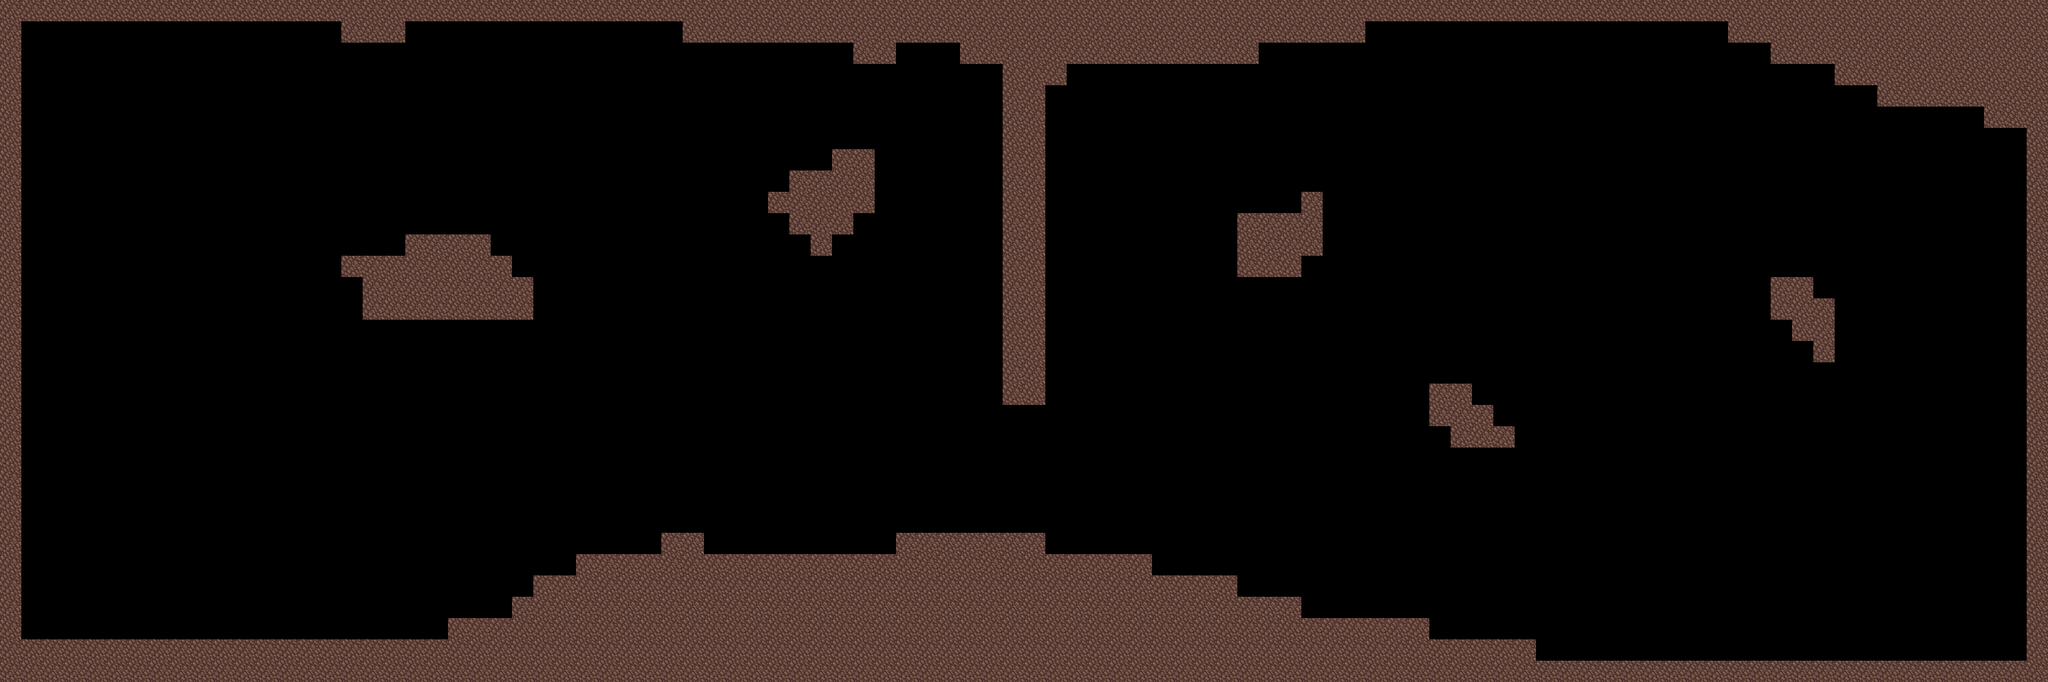

This game map was drawn from its Tiled (.tmx) file and the tilesets committed beside it. A one-line description and the full map source follow:
An orthogonal 96x32 tile map with 32x32 px tiles, 1 tile layer (Level) and 3 objects (StartPos).

<map version="1.0" tiledversion="1.1.3" orientation="orthogonal" renderorder="right-down" width="96" height="32" tilewidth="32" tileheight="32" infinite="0" nextobjectid="7">
 <tileset firstgid="1" source="../Tileset/tileset.tsx" />
 <layer name="Level" width="96" height="32">
  <data encoding="csv">
3,3,3,3,3,3,3,3,3,3,3,3,3,3,3,3,3,3,3,3,3,3,3,3,3,3,3,3,3,3,3,3,3,3,3,3,3,3,3,3,3,3,3,3,3,3,3,3,3,3,3,3,3,3,3,3,3,3,3,3,3,3,3,3,3,3,3,3,3,3,3,3,3,3,3,3,3,3,3,3,3,3,3,3,3,3,3,3,3,3,3,3,3,3,3,3,
3,0,0,0,0,0,0,0,0,0,0,0,0,0,0,0,3,3,3,0,0,0,0,0,0,0,0,0,0,0,0,0,3,3,3,3,3,3,3,3,3,3,3,3,3,3,3,3,3,3,3,3,3,3,3,3,3,3,3,3,3,3,3,3,0,0,0,0,0,0,0,0,0,0,0,0,0,0,0,0,0,3,3,3,3,3,3,3,3,3,3,3,3,3,3,3,
3,0,0,0,0,0,0,0,0,0,0,0,0,0,0,0,0,0,0,0,0,0,0,0,0,0,0,0,0,0,0,0,0,0,0,0,0,0,0,0,3,3,0,0,0,3,3,3,3,3,3,3,3,3,3,3,3,3,3,0,0,0,0,0,0,0,0,0,0,0,0,0,0,0,0,0,0,0,0,0,0,0,0,3,3,3,3,3,3,3,3,3,3,3,3,3,
3,0,0,0,0,0,0,0,0,0,0,0,0,0,0,0,0,0,0,0,0,0,0,0,0,0,0,0,0,0,0,0,0,0,0,0,0,0,0,0,0,0,0,0,0,0,0,3,3,3,0,0,0,0,0,0,0,0,0,0,0,0,0,0,0,0,0,0,0,0,0,0,0,0,0,0,0,0,0,0,0,0,0,0,0,0,3,3,3,3,3,3,3,3,3,3,
3,0,0,0,0,0,0,0,0,0,0,0,0,0,0,0,0,0,0,0,0,0,0,0,0,0,0,0,0,0,0,0,0,0,0,0,0,0,0,0,0,0,0,0,0,0,0,3,3,0,0,0,0,0,0,0,0,0,0,0,0,0,0,0,0,0,0,0,0,0,0,0,0,0,0,0,0,0,0,0,0,0,0,0,0,0,0,0,3,3,3,3,3,3,3,3,
3,0,0,0,0,0,0,0,0,0,0,0,0,0,0,0,0,0,0,0,0,0,0,0,0,0,0,0,0,0,0,0,0,0,0,0,0,0,0,0,0,0,0,0,0,0,0,3,3,0,0,0,0,0,0,0,0,0,0,0,0,0,0,0,0,0,0,0,0,0,0,0,0,0,0,0,0,0,0,0,0,0,0,0,0,0,0,0,0,0,0,0,0,3,3,3,
3,0,0,0,0,0,0,0,0,0,0,0,0,0,0,0,0,0,0,0,0,0,0,0,0,0,0,0,0,0,0,0,0,0,0,0,0,0,0,0,0,0,0,0,0,0,0,3,3,0,0,0,0,0,0,0,0,0,0,0,0,0,0,0,0,0,0,0,0,0,0,0,0,0,0,0,0,0,0,0,0,0,0,0,0,0,0,0,0,0,0,0,0,0,0,3,
3,0,0,0,0,0,0,0,0,0,0,0,0,0,0,0,0,0,0,0,0,0,0,0,0,0,0,0,0,0,0,0,0,0,0,0,0,0,0,3,3,0,0,0,0,0,0,3,3,0,0,0,0,0,0,0,0,0,0,0,0,0,0,0,0,0,0,0,0,0,0,0,0,0,0,0,0,0,0,0,0,0,0,0,0,0,0,0,0,0,0,0,0,0,0,3,
3,0,0,0,0,0,0,0,0,0,0,0,0,0,0,0,0,0,0,0,0,0,0,0,0,0,0,0,0,0,0,0,0,0,0,0,0,3,3,3,3,0,0,0,0,0,0,3,3,0,0,0,0,0,0,0,0,0,0,0,0,0,0,0,0,0,0,0,0,0,0,0,0,0,0,0,0,0,0,0,0,0,0,0,0,0,0,0,0,0,0,0,0,0,0,3,
3,0,0,0,0,0,0,0,0,0,0,0,0,0,0,0,0,0,0,0,0,0,0,0,0,0,0,0,0,0,0,0,0,0,0,0,3,3,3,3,3,0,0,0,0,0,0,3,3,0,0,0,0,0,0,0,0,0,0,0,0,3,0,0,0,0,0,0,0,0,0,0,0,0,0,0,0,0,0,0,0,0,0,0,0,0,0,0,0,0,0,0,0,0,0,3,
3,0,0,0,0,0,0,0,0,0,0,0,0,0,0,0,0,0,0,0,0,0,0,0,0,0,0,0,0,0,0,0,0,0,0,0,0,3,3,3,0,0,0,0,0,0,0,3,3,0,0,0,0,0,0,0,0,0,3,3,3,3,0,0,0,0,0,0,0,0,0,0,0,0,0,0,0,0,0,0,0,0,0,0,0,0,0,0,0,0,0,0,0,0,0,3,
3,0,0,0,0,0,0,0,0,0,0,0,0,0,0,0,0,0,0,3,3,3,3,0,0,0,0,0,0,0,0,0,0,0,0,0,0,0,3,0,0,0,0,0,0,0,0,3,3,0,0,0,0,0,0,0,0,0,3,3,3,3,0,0,0,0,0,0,0,0,0,0,0,0,0,0,0,0,0,0,0,0,0,0,0,0,0,0,0,0,0,0,0,0,0,3,
3,0,0,0,0,0,0,0,0,0,0,0,0,0,0,0,3,3,3,3,3,3,3,3,0,0,0,0,0,0,0,0,0,0,0,0,0,0,0,0,0,0,0,0,0,0,0,3,3,0,0,0,0,0,0,0,0,0,3,3,3,0,0,0,0,0,0,0,0,0,0,0,0,0,0,0,0,0,0,0,0,0,0,0,0,0,0,0,0,0,0,0,0,0,0,3,
3,0,0,0,0,0,0,0,0,0,0,0,0,0,0,0,0,3,3,3,3,3,3,3,3,0,0,0,0,0,0,0,0,0,0,0,0,0,0,0,0,0,0,0,0,0,0,3,3,0,0,0,0,0,0,0,0,0,0,0,0,0,0,0,0,0,0,0,0,0,0,0,0,0,0,0,0,0,0,0,0,0,0,3,3,0,0,0,0,0,0,0,0,0,0,3,
3,0,0,0,0,0,0,0,0,0,0,0,0,0,0,0,0,3,3,3,3,3,3,3,3,0,0,0,0,0,0,0,0,0,0,0,0,0,0,0,0,0,0,0,0,0,0,3,3,0,0,0,0,0,0,0,0,0,0,0,0,0,0,0,0,0,0,0,0,0,0,0,0,0,0,0,0,0,0,0,0,0,0,3,3,3,0,0,0,0,0,0,0,0,0,3,
3,0,0,0,0,0,0,0,0,0,0,0,0,0,0,0,0,0,0,0,0,0,0,0,0,0,0,0,0,0,0,0,0,0,0,0,0,0,0,0,0,0,0,0,0,0,0,3,3,0,0,0,0,0,0,0,0,0,0,0,0,0,0,0,0,0,0,0,0,0,0,0,0,0,0,0,0,0,0,0,0,0,0,0,3,3,0,0,0,0,0,0,0,0,0,3,
3,0,0,0,0,0,0,0,0,0,0,0,0,0,0,0,0,0,0,0,0,0,0,0,0,0,0,0,0,0,0,0,0,0,0,0,0,0,0,0,0,0,0,0,0,0,0,3,3,0,0,0,0,0,0,0,0,0,0,0,0,0,0,0,0,0,0,0,0,0,0,0,0,0,0,0,0,0,0,0,0,0,0,0,0,3,0,0,0,0,0,0,0,0,0,3,
3,0,0,0,0,0,0,0,0,0,0,0,0,0,0,0,0,0,0,0,0,0,0,0,0,0,0,0,0,0,0,0,0,0,0,0,0,0,0,0,0,0,0,0,0,0,0,3,3,0,0,0,0,0,0,0,0,0,0,0,0,0,0,0,0,0,0,0,0,0,0,0,0,0,0,0,0,0,0,0,0,0,0,0,0,0,0,0,0,0,0,0,0,0,0,3,
3,0,0,0,0,0,0,0,0,0,0,0,0,0,0,0,0,0,0,0,0,0,0,0,0,0,0,0,0,0,0,0,0,0,0,0,0,0,0,0,0,0,0,0,0,0,0,3,3,0,0,0,0,0,0,0,0,0,0,0,0,0,0,0,0,0,0,3,3,0,0,0,0,0,0,0,0,0,0,0,0,0,0,0,0,0,0,0,0,0,0,0,0,0,0,3,
3,0,0,0,0,0,0,0,0,0,0,0,0,0,0,0,0,0,0,0,0,0,0,0,0,0,0,0,0,0,0,0,0,0,0,0,0,0,0,0,0,0,0,0,0,0,0,0,0,0,0,0,0,0,0,0,0,0,0,0,0,0,0,0,0,0,0,3,3,3,0,0,0,0,0,0,0,0,0,0,0,0,0,0,0,0,0,0,0,0,0,0,0,0,0,3,
3,0,0,0,0,0,0,0,0,0,0,0,0,0,0,0,0,0,0,0,0,0,0,0,0,0,0,0,0,0,0,0,0,0,0,0,0,0,0,0,0,0,0,0,0,0,0,0,0,0,0,0,0,0,0,0,0,0,0,0,0,0,0,0,0,0,0,0,3,3,3,0,0,0,0,0,0,0,0,0,0,0,0,0,0,0,0,0,0,0,0,0,0,0,0,3,
3,0,0,0,0,0,0,0,0,0,0,0,0,0,0,0,0,0,0,0,0,0,0,0,0,0,0,0,0,0,0,0,0,0,0,0,0,0,0,0,0,0,0,0,0,0,0,0,0,0,0,0,0,0,0,0,0,0,0,0,0,0,0,0,0,0,0,0,0,0,0,0,0,0,0,0,0,0,0,0,0,0,0,0,0,0,0,0,0,0,0,0,0,0,0,3,
3,0,0,0,0,0,0,0,0,0,0,0,0,0,0,0,0,0,0,0,0,0,0,0,0,0,0,0,0,0,0,0,0,0,0,0,0,0,0,0,0,0,0,0,0,0,0,0,0,0,0,0,0,0,0,0,0,0,0,0,0,0,0,0,0,0,0,0,0,0,0,0,0,0,0,0,0,0,0,0,0,0,0,0,0,0,0,0,0,0,0,0,0,0,0,3,
3,0,0,0,0,0,0,0,0,0,0,0,0,0,0,0,0,0,0,0,0,0,0,0,0,0,0,0,0,0,0,0,0,0,0,0,0,0,0,0,0,0,0,0,0,0,0,0,0,0,0,0,0,0,0,0,0,0,0,0,0,0,0,0,0,0,0,0,0,0,0,0,0,0,0,0,0,0,0,0,0,0,0,0,0,0,0,0,0,0,0,0,0,0,0,3,
3,0,0,0,0,0,0,0,0,0,0,0,0,0,0,0,0,0,0,0,0,0,0,0,0,0,0,0,0,0,0,0,0,0,0,0,0,0,0,0,0,0,0,0,0,0,0,0,0,0,0,0,0,0,0,0,0,0,0,0,0,0,0,0,0,0,0,0,0,0,0,0,0,0,0,0,0,0,0,0,0,0,0,0,0,0,0,0,0,0,0,0,0,0,0,3,
3,0,0,0,0,0,0,0,0,0,0,0,0,0,0,0,0,0,0,0,0,0,0,0,0,0,0,0,0,0,0,3,3,0,0,0,0,0,0,0,0,0,3,3,3,3,3,3,3,0,0,0,0,0,0,0,0,0,0,0,0,0,0,0,0,0,0,0,0,0,0,0,0,0,0,0,0,0,0,0,0,0,0,0,0,0,0,0,0,0,0,0,0,0,0,3,
3,0,0,0,0,0,0,0,0,0,0,0,0,0,0,0,0,0,0,0,0,0,0,0,0,0,0,3,3,3,3,3,3,3,3,3,3,3,3,3,3,3,3,3,3,3,3,3,3,3,3,3,3,3,0,0,0,0,0,0,0,0,0,0,0,0,0,0,0,0,0,0,0,0,0,0,0,0,0,0,0,0,0,0,0,0,0,0,0,0,0,0,0,0,0,3,
3,0,0,0,0,0,0,0,0,0,0,0,0,0,0,0,0,0,0,0,0,0,0,0,0,3,3,3,3,3,3,3,3,3,3,3,3,3,3,3,3,3,3,3,3,3,3,3,3,3,3,3,3,3,3,3,3,3,0,0,0,0,0,0,0,0,0,0,0,0,0,0,0,0,0,0,0,0,0,0,0,0,0,0,0,0,0,0,0,0,0,0,0,0,0,3,
3,0,0,0,0,0,0,0,0,0,0,0,0,0,0,0,0,0,0,0,0,0,0,0,3,3,3,3,3,3,3,3,3,3,3,3,3,3,3,3,3,3,3,3,3,3,3,3,3,3,3,3,3,3,3,3,3,3,3,3,3,0,0,0,0,0,0,0,0,0,0,0,0,0,0,0,0,0,0,0,0,0,0,0,0,0,0,0,0,0,0,0,0,0,0,3,
3,0,0,0,0,0,0,0,0,0,0,0,0,0,0,0,0,0,0,0,0,3,3,3,3,3,3,3,3,3,3,3,3,3,3,3,3,3,3,3,3,3,3,3,3,3,3,3,3,3,3,3,3,3,3,3,3,3,3,3,3,3,3,3,3,3,3,0,0,0,0,0,0,0,0,0,0,0,0,0,0,0,0,0,0,0,0,0,0,0,0,0,0,0,0,3,
3,3,3,3,3,3,3,3,3,3,3,3,3,3,3,3,3,3,3,3,3,3,3,3,3,3,3,3,3,3,3,3,3,3,3,3,3,3,3,3,3,3,3,3,3,3,3,3,3,3,3,3,3,3,3,3,3,3,3,3,3,3,3,3,3,3,3,3,3,3,3,3,0,0,0,0,0,0,0,0,0,0,0,0,0,0,0,0,0,0,0,0,0,0,0,3,
3,3,3,3,3,3,3,3,3,3,3,3,3,3,3,3,3,3,3,3,3,3,3,3,3,3,3,3,3,3,3,3,3,3,3,3,3,3,3,3,3,3,3,3,3,3,3,3,3,3,3,3,3,3,3,3,3,3,3,3,3,3,3,3,3,3,3,3,3,3,3,3,3,3,3,3,3,3,3,3,3,3,3,3,3,3,3,3,3,3,3,3,3,3,3,3
</data>
 </layer>
 <objectgroup name="MapBounds">
  <object id="1" x="0" y="0" width="1536" height="1024" />
  <object id="4" x="1536" y="0" width="1536" height="1024" />
 </objectgroup>
 <objectgroup name="Enemies" />
 <objectgroup name="Points">
  <object id="5" name="StartPos" x="302.182" y="916.939">
   <point />
  </object>
 </objectgroup>
</map>